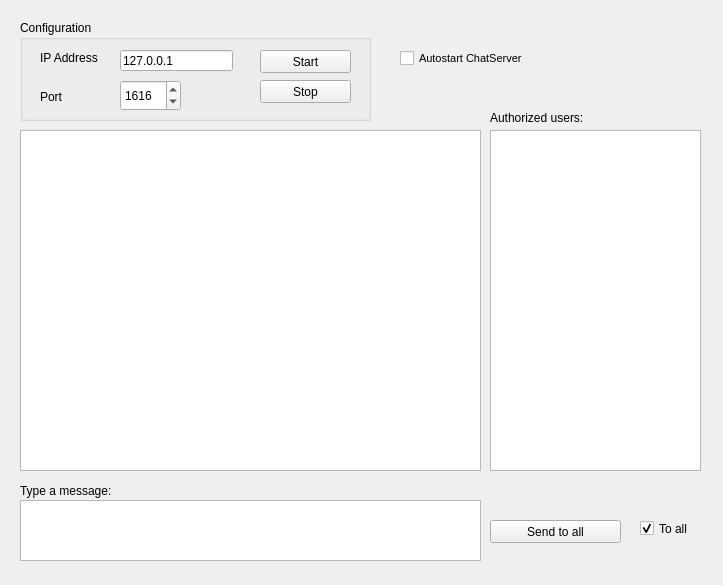
<?xml version="1.0" encoding="UTF-8"?>
<ui version="4.0">
 <class>MainWindow</class>
 <widget class="QWidget" name="MainWindow">
  <property name="enabled">
   <bool>true</bool>
  </property>
  <property name="geometry">
   <rect>
    <x>0</x>
    <y>0</y>
    <width>723</width>
    <height>585</height>
   </rect>
  </property>
  <property name="windowTitle">
   <string>NetChatServer</string>
  </property>
  <widget class="QPushButton" name="pbSend">
   <property name="geometry">
    <rect>
     <x>490</x>
     <y>520</y>
     <width>131</width>
     <height>23</height>
    </rect>
   </property>
   <property name="text">
    <string>Send to all</string>
   </property>
  </widget>
  <widget class="QListWidget" name="lwClients">
   <property name="geometry">
    <rect>
     <x>490</x>
     <y>130</y>
     <width>211</width>
     <height>341</height>
    </rect>
   </property>
   <property name="selectionMode">
    <enum>QAbstractItemView::MultiSelection</enum>
   </property>
   <property name="sortingEnabled">
    <bool>true</bool>
   </property>
  </widget>
  <widget class="QPlainTextEdit" name="pteMessage">
   <property name="geometry">
    <rect>
     <x>20</x>
     <y>500</y>
     <width>461</width>
     <height>61</height>
    </rect>
   </property>
  </widget>
  <widget class="QCheckBox" name="cbToAll">
   <property name="geometry">
    <rect>
     <x>640</x>
     <y>520</y>
     <width>70</width>
     <height>17</height>
    </rect>
   </property>
   <property name="text">
    <string>To all</string>
   </property>
   <property name="checked">
    <bool>true</bool>
   </property>
  </widget>
  <widget class="QLabel" name="label_3">
   <property name="geometry">
    <rect>
     <x>20</x>
     <y>480</y>
     <width>171</width>
     <height>21</height>
    </rect>
   </property>
   <property name="text">
    <string>Type a message:</string>
   </property>
  </widget>
  <widget class="QGroupBox" name="groupBox">
   <property name="geometry">
    <rect>
     <x>20</x>
     <y>20</y>
     <width>351</width>
     <height>101</height>
    </rect>
   </property>
   <property name="title">
    <string>Configuration</string>
   </property>
   <widget class="QPushButton" name="pbStop">
    <property name="geometry">
     <rect>
      <x>240</x>
      <y>60</y>
      <width>91</width>
      <height>23</height>
     </rect>
    </property>
    <property name="text">
     <string>Stop</string>
    </property>
   </widget>
   <widget class="QPushButton" name="pbStart">
    <property name="geometry">
     <rect>
      <x>240</x>
      <y>30</y>
      <width>91</width>
      <height>23</height>
     </rect>
    </property>
    <property name="text">
     <string>Start</string>
    </property>
   </widget>
   <widget class="QSpinBox" name="sbPort">
    <property name="geometry">
     <rect>
      <x>100</x>
      <y>60</y>
      <width>61</width>
      <height>31</height>
     </rect>
    </property>
    <property name="maximum">
     <number>65530</number>
    </property>
    <property name="value">
     <number>1616</number>
    </property>
   </widget>
   <widget class="QLabel" name="label">
    <property name="geometry">
     <rect>
      <x>20</x>
      <y>30</y>
      <width>71</width>
      <height>16</height>
     </rect>
    </property>
    <property name="text">
     <string>IP Address</string>
    </property>
   </widget>
   <widget class="QLabel" name="label_2">
    <property name="geometry">
     <rect>
      <x>20</x>
      <y>70</y>
      <width>46</width>
      <height>13</height>
     </rect>
    </property>
    <property name="text">
     <string>Port</string>
    </property>
   </widget>
   <widget class="QLineEdit" name="leHost">
    <property name="geometry">
     <rect>
      <x>100</x>
      <y>30</y>
      <width>113</width>
      <height>21</height>
     </rect>
    </property>
    <property name="text">
     <string>127.0.0.1</string>
    </property>
   </widget>
  </widget>
  <widget class="QLabel" name="label_4">
   <property name="geometry">
    <rect>
     <x>490</x>
     <y>110</y>
     <width>161</width>
     <height>16</height>
    </rect>
   </property>
   <property name="text">
    <string>Authorized users:</string>
   </property>
  </widget>
  <widget class="QCheckBox" name="cbAutostart">
   <property name="geometry">
    <rect>
     <x>400</x>
     <y>50</y>
     <width>171</width>
     <height>17</height>
    </rect>
   </property>
   <property name="font">
    <font>
     <pointsize>8</pointsize>
    </font>
   </property>
   <property name="text">
    <string>Autostart ChatServer</string>
   </property>
  </widget>
  <widget class="QTextBrowser" name="teLogArea">
   <property name="geometry">
    <rect>
     <x>20</x>
     <y>130</y>
     <width>461</width>
     <height>341</height>
    </rect>
   </property>
   <property name="openExternalLinks">
    <bool>true</bool>
   </property>
  </widget>
 </widget>
 <tabstops>
  <tabstop>leHost</tabstop>
  <tabstop>sbPort</tabstop>
  <tabstop>pbStart</tabstop>
  <tabstop>pbStop</tabstop>
  <tabstop>pteMessage</tabstop>
  <tabstop>pbSend</tabstop>
  <tabstop>cbToAll</tabstop>
  <tabstop>lwClients</tabstop>
 </tabstops>
 <resources/>
 <connections/>
</ui>
